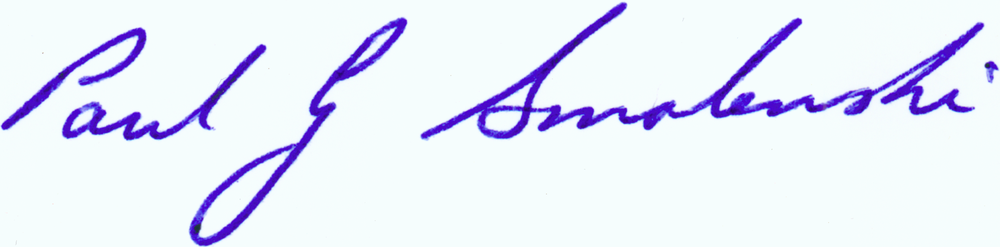
#> input picture TestSet/Reference/R001.png, 1000 x 247 px, shrunk from 2877 x 710 before the run; its folder holds only this picture in this run
$ python signature.py
#> lines starting #> are read from the running program, lines starting #| are printed output that depends on the picture
""" Module to differentiate geniune, forged and duplicate signatures. """
import glob
import cv2


def train(dir_path):
    """ Method to train. """
    ref_path = dir_path + 'Reference/*'
    ref_file = glob.glob(ref_path)
    for file in ref_file:
        img = cv2.imread(file, cv2.IMREAD_GRAYSCALE)
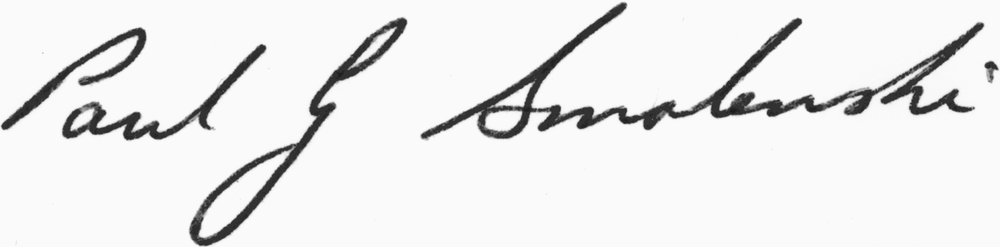
#> img: shape (247, 1000); min 27, max 252, mean 234.2
#> (the run stopped early here; a loop or call above may not have finished)

$ run again, on TestSet/Reference/R005.png
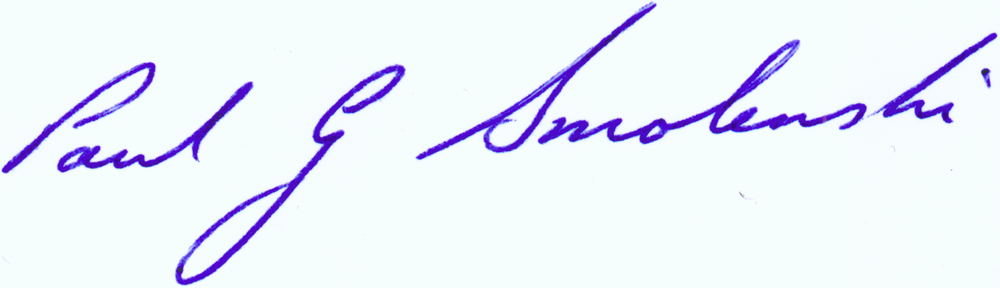
#> input picture TestSet/Reference/R005.png, 1000 x 288 px, shrunk from 2899 x 836 before the run
#> in train, `img = cv2.imread(file, cv2.IMREAD_GRAYSCALE)`:
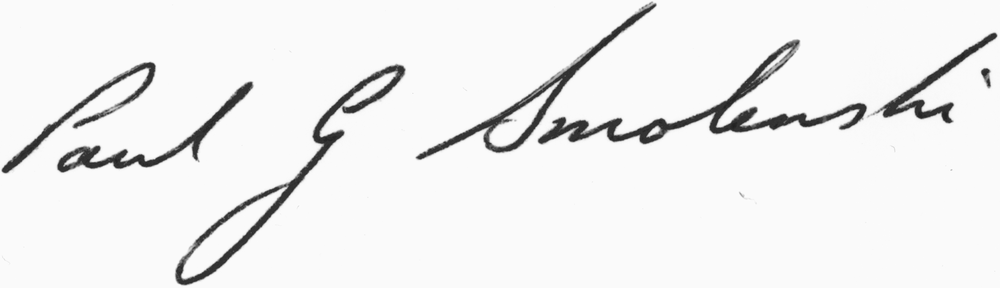
#> img: shape (288, 1000); min 32, max 253, mean 238.6

$ run again, on TestSet/Reference/R006.png
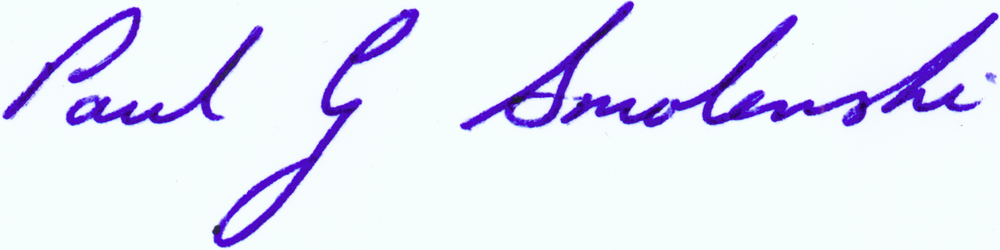
#> input picture TestSet/Reference/R006.png, 1000 x 250 px, shrunk from 2888 x 722 before the run
#> in train, `img = cv2.imread(file, cv2.IMREAD_GRAYSCALE)`:
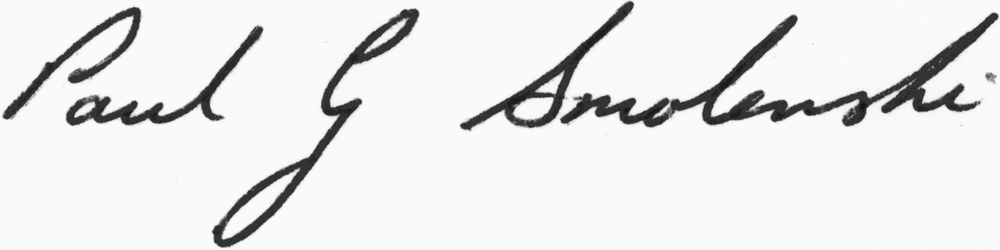
#> img: shape (250, 1000); min 18, max 253, mean 232.3

$ run again, on TestSet/Reference/R007.png
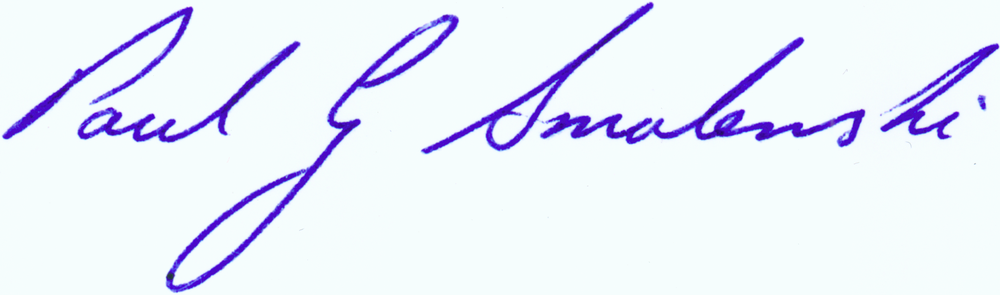
#> input picture TestSet/Reference/R007.png, 1000 x 295 px, shrunk from 2828 x 834 before the run
#> in train, `img = cv2.imread(file, cv2.IMREAD_GRAYSCALE)`:
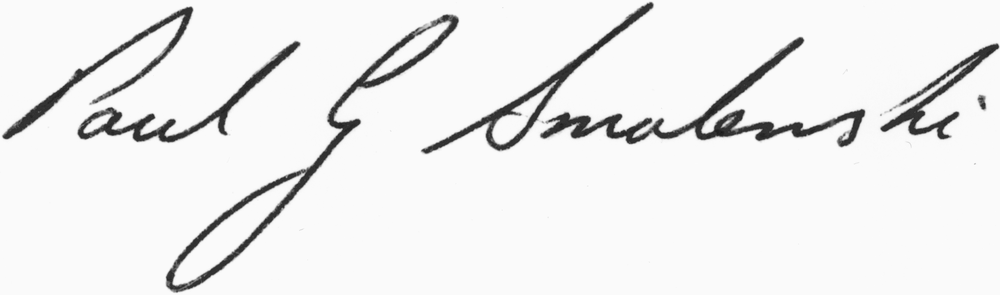
#> img: shape (295, 1000); min 25, max 253, mean 236.8
